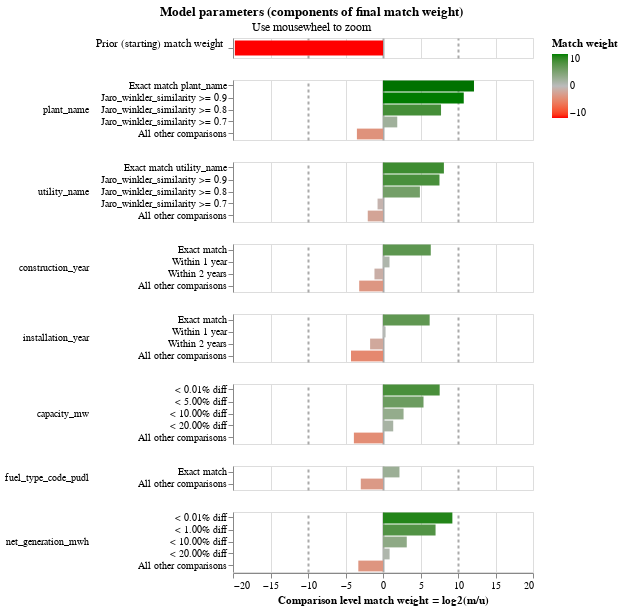

The notebook cell saved with this chart:
### Code cell
linker.match_weights_chart()

### Figure 1 — Vega-Lite specification as saved in the notebook (floating-point values rounded to 4 significant figures)
{"config": {"view": {"continuousWidth": 300, "continuousHeight": 300, "discreteHeight": 60, "discreteWidth": 400}, "header": {"title": null}, "mark": {"tooltip": null}, "title": {"anchor": "middle"}}, "vconcat": [{"mark": {"type": "bar", "clip": true, "height": 15}, "encoding": {"color": {"field": "log2_bayes_factor", "scale": {"domain": [-10, 0, 10], "interpolate": "lab", "range": ["red", "#bbbbbb", "green"]}, "title": "Match weight", "type": "quantitative"}, "tooltip": [{"field": "comparison_name", "title": "Comparison name", "type": "nominal"}, {"field": "probability_two_random_records_match", "format": ".4f", "title": "Probability two random records match", "type": "nominal"}, {"field": "log2_bayes_factor", "format": ",.4f", "title": "Equivalent match weight", "type": "quantitative"}, {"field": "bayes_factor_description", "title": "Match weight description", "type": "nominal"}], "x": {"axis": {"domain": false, "gridColor": {"condition": {"test": "abs(datum.value / 10)  <= 1 & datum.value % 10 === 0", "value": "#aaa"}, "value": "#ddd"}, "gridDash": {"condition": {"test": "abs(datum.value / 10) == 1", "value": [3]}, "value": null}, "gridWidth": {"condition": {"test": "abs(datum.value / 10)  <= 1 & datum.value % 10 === 0", "value": 2}, "value": 1}, "labels": false, "ticks": false, "title": ""}, "field": "log2_bayes_factor", "scale": {"domain": [-20, 20]}, "type": "quantitative"}, "y": {"axis": {"title": "Prior (starting) match weight", "titleAlign": "right", "titleAngle": 0, "titleFontWeight": "normal"}, "field": "label_for_charts", "sort": {"field": "comparison_vector_value", "order": "descending"}, "type": "nominal"}}, "height": 20, "transform": [{"filter": "(datum.comparison_name == 'probability_two_random_records_match')"}]}, {"mark": {"type": "bar", "clip": true}, "encoding": {"color": {"field": "log2_bayes_factor", "scale": {"domain": [-10, 0, 10], "interpolate": "lab", "range": ["red", "#bbbbbb", "green"]}, "title": "Match weight", "type": "quantitative"}, "row": {"field": "comparison_name", "header": {"labelAlign": "left", "labelAnchor": "middle", "labelAngle": 0}, "sort": {"field": "comparison_sort_order"}, "type": "nominal"}, "tooltip": [{"field": "comparison_name", "title": "Comparison name", "type": "nominal"}, {"field": "label_for_charts", "title": "Label", "type": "ordinal"}, {"field": "sql_condition", "title": "SQL condition", "type": "nominal"}, {"field": "m_probability", "format": ".4f", "title": "M probability", "type": "quantitative"}, {"field": "u_probability", "format": ".4f", "title": "U probability", "type": "quantitative"}, {"field": "bayes_factor", "format": ",.4f", "title": "Bayes factor = m/u", "type": "quantitative"}, {"field": "log2_bayes_factor", "format": ",.4f", "title": "Match weight = log2(m/u)", "type": "quantitative"}, {"field": "bayes_factor_description", "title": "Match weight description", "type": "nominal"}], "x": {"axis": {"gridColor": {"condition": {"test": "abs(datum.value / 10)  <= 1 & datum.value % 10 === 0", "value": "#aaa"}, "value": "#ddd"}, "gridDash": {"condition": {"test": "abs(datum.value / 10) == 1", "value": [3]}, "value": null}, "gridWidth": {"condition": {"test": "abs(datum.value / 10)  <= 1 & datum.value % 10 === 0", "value": 2}, "value": 1}, "title": "Comparison level match weight = log2(m/u)"}, "field": "log2_bayes_factor", "scale": {"domain": [-20, 20]}, "type": "quantitative"}, "y": {"axis": {"title": null}, "field": "label_for_charts", "sort": {"field": "comparison_vector_value", "order": "descending"}, "type": "nominal"}}, "height": {"step": 12}, "resolve": {"axis": {"y": "independent"}, "scale": {"y": "independent"}}, "transform": [{"filter": "(datum.comparison_name != 'probability_two_random_records_match')"}]}], "data": {"name": "data-01ffca256eeec9c5e6497d5f2098cd0a"}, "params": [{"name": "mouse_zoom", "select": {"type": "interval", "encodings": ["x"]}, "bind": "scales", "views": []}], "resolve": {"axis": {"y": "independent"}, "scale": {"y": "independent"}}, "title": {"text": "Model parameters (components of final match weight)", "subtitle": "Use mousewheel to zoom"}, "$schema": "https://vega.github.io/schema/vega-lite/v5.9.3.json", "datasets": {"data-01ffca256eeec9c5e6497d5f2098cd0a": [{"comparison_name": "probability_two_random_records_match", "sql_condition": null, "label_for_charts": "", "m_probability": null, "u_probability": null, "m_probability_description": null, "u_probability_description": null, "has_tf_adjustments": false, "tf_adjustment_column": null, "tf_adjustment_weight": null, "is_null_level": false, "bayes_factor": 1.131e-06, "log2_bayes_factor": -19.75, "comparison_vector_value": 0, "max_comparison_vector_value": 0, "bayes_factor_description": "The probability that two random records drawn at random match is 0.000 or one in  884,264.0 records.This is equivalent to a starting match weight of -19.754.", "probability_two_random_records_match": 1.131e-06, "comparison_sort_order": -1}, {"comparison_name": "plant_name", "sql_condition": "\"plant_name_l\" = \"plant_name_r\"", "label_for_charts": "Exact match plant_name", "m_probability": 0.4707, "u_probability": 0.0001049, "m_probability_description": "Amongst matching record comparisons, 47.07% of records are in the exact match plant_name comparison level", "u_probability_description": "Amongst non-matching record comparisons, 0.01% of records are in the exact match plant_name comparison level", "has_tf_adjustments": false, "tf_adjustment_column": null, "tf_adjustment_weight": 1.0, "is_null_level": false, "bayes_factor": 4487.0, "log2_bayes_factor": 12.13, "comparison_vector_value": 4, "max_comparison_vector_value": 4, "bayes_factor_description": "If comparison level is `exact match plant_name` then comparison is 4,486.80 times more likely to be a match", "probability_two_random_records_match": 1.131e-06, "comparison_sort_order": 0}, {"comparison_name": "plant_name", "sql_condition": "jaro_winkler_similarity(\"plant_name_l\", \"plant_name_r\") >= 0.9", "label_for_charts": "Jaro_winkler_similarity >= 0.9", "m_probability": 0.2584, "u_probability": 0.0001483, "m_probability_description": "Amongst matching record comparisons, 25.84% of records are in the jaro_winkler_similarity >= 0.9 comparison level", "u_probability_description": "Amongst non-matching record comparisons, 0.01% of records are in the jaro_winkler_similarity >= 0.9 comparison level", "has_tf_adjustments": false, "tf_adjustment_column": null, "tf_adjustment_weight": 1.0, "is_null_level": false, "bayes_factor": 1743.0, "log2_bayes_factor": 10.77, "comparison_vector_value": 3, "max_comparison_vector_value": 4, "bayes_factor_description": "If comparison level is `jaro_winkler_similarity >= 0.9` then comparison is 1,743.19 times more likely to be a match", "probability_two_random_records_match": 1.131e-06, "comparison_sort_order": 0}, {"comparison_name": "plant_name", "sql_condition": "jaro_winkler_similarity(\"plant_name_l\", \"plant_name_r\") >= 0.8", "label_for_charts": "Jaro_winkler_similarity >= 0.8", "m_probability": 0.1692, "u_probability": 0.0007921, "m_probability_description": "Amongst matching record comparisons, 16.92% of records are in the jaro_winkler_similarity >= 0.8 comparison level", "u_probability_description": "Amongst non-matching record comparisons, 0.08% of records are in the jaro_winkler_similarity >= 0.8 comparison level", "has_tf_adjustments": false, "tf_adjustment_column": null, "tf_adjustment_weight": 1.0, "is_null_level": false, "bayes_factor": 213.6, "log2_bayes_factor": 7.738, "comparison_vector_value": 2, "max_comparison_vector_value": 4, "bayes_factor_description": "If comparison level is `jaro_winkler_similarity >= 0.8` then comparison is 213.56 times more likely to be a match", "probability_two_random_records_match": 1.131e-06, "comparison_sort_order": 0}, {"comparison_name": "plant_name", "sql_condition": "jaro_winkler_similarity(\"plant_name_l\", \"plant_name_r\") >= 0.7", "label_for_charts": "Jaro_winkler_similarity >= 0.7", "m_probability": 0.0124, "u_probability": 0.003319, "m_probability_description": "Amongst matching record comparisons, 1.24% of records are in the jaro_winkler_similarity >= 0.7 comparison level", "u_probability_description": "Amongst non-matching record comparisons, 0.33% of records are in the jaro_winkler_similarity >= 0.7 comparison level", "has_tf_adjustments": false, "tf_adjustment_column": null, "tf_adjustment_weight": 1.0, "is_null_level": false, "bayes_factor": 3.736, "log2_bayes_factor": 1.902, "comparison_vector_value": 1, "max_comparison_vector_value": 4, "bayes_factor_description": "If comparison level is `jaro_winkler_similarity >= 0.7` then comparison is 3.74 times more likely to be a match", "probability_two_random_records_match": 1.131e-06, "comparison_sort_order": 0}, {"comparison_name": "plant_name", "sql_condition": "ELSE", "label_for_charts": "All other comparisons", "m_probability": 0.08927, "u_probability": 0.9956, "m_probability_description": "Amongst matching record comparisons, 8.93% of records are in the all other comparisons comparison level", "u_probability_description": "Amongst non-matching record comparisons, 99.56% of records are in the all other comparisons comparison level", "has_tf_adjustments": false, "tf_adjustment_column": null, "tf_adjustment_weight": 1.0, "is_null_level": false, "bayes_factor": 0.08966, "log2_bayes_factor": -3.479, "comparison_vector_value": 0, "max_comparison_vector_value": 4, "bayes_factor_description": "If comparison level is `all other comparisons` then comparison is  11.15 times less likely to be a match", "probability_two_random_records_match": 1.131e-06, "comparison_sort_order": 0}, {"comparison_name": "utility_name", "sql_condition": "\"utility_name_l\" = \"utility_name_r\"", "label_for_charts": "Exact match utility_name", "m_probability": 0.4583, "u_probability": 0.001648, "m_probability_description": "Amongst matching record comparisons, 45.83% of records are in the exact match utility_name comparison level", "u_probability_description": "Amongst non-matching record comparisons, 0.16% of records are in the exact match utility_name comparison level", "has_tf_adjustments": true, "tf_adjustment_column": "utility_name", "tf_adjustment_weight": 1.0, "is_null_level": false, "bayes_factor": 278.1, "log2_bayes_factor": 8.119, "comparison_vector_value": 4, "max_comparison_vector_value": 4, "bayes_factor_description": "If comparison level is `exact match utility_name` then comparison is 278.08 times more likely to be a match", "probability_two_random_records_match": 1.131e-06, "comparison_sort_order": 1}, {"comparison_name": "utility_name", "sql_condition": "jaro_winkler_similarity(\"utility_name_l\", \"utility_name_r\") >= 0.9", "label_for_charts": "Jaro_winkler_similarity >= 0.9", "m_probability": 0.1235, "u_probability": 0.0006676, "m_probability_description": "Amongst matching record comparisons, 12.35% of records are in the jaro_winkler_similarity >= 0.9 comparison level", "u_probability_description": "Amongst non-matching record comparisons, 0.07% of records are in the jaro_winkler_similarity >= 0.9 comparison level", "has_tf_adjustments": false, "tf_adjustment_column": null, "tf_adjustment_weight": 1.0, "is_null_level": false, "bayes_factor": 184.9, "log2_bayes_factor": 7.531, "comparison_vector_value": 3, "max_comparison_vector_value": 4, "bayes_factor_description": "If comparison level is `jaro_winkler_similarity >= 0.9` then comparison is 184.94 times more likely to be a match", "probability_two_random_records_match": 1.131e-06, "comparison_sort_order": 1}, {"comparison_name": "utility_name", "sql_condition": "jaro_winkler_similarity(\"utility_name_l\", \"utility_name_r\") >= 0.8", "label_for_charts": "Jaro_winkler_similarity >= 0.8", "m_probability": 0.1568, "u_probability": 0.005181, "m_probability_description": "Amongst matching record comparisons, 15.68% of records are in the jaro_winkler_similarity >= 0.8 comparison level", "u_probability_description": "Amongst non-matching record comparisons, 0.52% of records are in the jaro_winkler_similarity >= 0.8 comparison level", "has_tf_adjustments": false, "tf_adjustment_column": null, "tf_adjustment_weight": 1.0, "is_null_level": false, "bayes_factor": 30.26, "log2_bayes_factor": 4.92, "comparison_vector_value": 2, "max_comparison_vector_value": 4, "bayes_factor_description": "If comparison level is `jaro_winkler_similarity >= 0.8` then comparison is 30.26 times more likely to be a match", "probability_two_random_records_match": 1.131e-06, "comparison_sort_order": 1}, {"comparison_name": "utility_name", "sql_condition": "jaro_winkler_similarity(\"utility_name_l\", \"utility_name_r\") >= 0.7", "label_for_charts": "Jaro_winkler_similarity >= 0.7", "m_probability": 0.03156, "u_probability": 0.05218, "m_probability_description": "Amongst matching record comparisons, 3.16% of records are in the jaro_winkler_similarity >= 0.7 comparison level", "u_probability_description": "Amongst non-matching record comparisons, 5.22% of records are in the jaro_winkler_similarity >= 0.7 comparison level", "has_tf_adjustments": false, "tf_adjustment_column": null, "tf_adjustment_weight": 1.0, "is_null_level": false, "bayes_factor": 0.6049, "log2_bayes_factor": -0.7253, "comparison_vector_value": 1, "max_comparison_vector_value": 4, "bayes_factor_description": "If comparison level is `jaro_winkler_similarity >= 0.7` then comparison is  1.65 times less likely to be a match", "probability_two_random_records_match": 1.131e-06, "comparison_sort_order": 1}, {"comparison_name": "utility_name", "sql_condition": "ELSE", "label_for_charts": "All other comparisons", "m_probability": 0.2299, "u_probability": 0.9403, "m_probability_description": "Amongst matching record comparisons, 22.99% of records are in the all other comparisons comparison level", "u_probability_description": "Amongst non-matching record comparisons, 94.03% of records are in the all other comparisons comparison level", "has_tf_adjustments": false, "tf_adjustment_column": null, "tf_adjustment_weight": 1.0, "is_null_level": false, "bayes_factor": 0.2444, "log2_bayes_factor": -2.032, "comparison_vector_value": 0, "max_comparison_vector_value": 4, "bayes_factor_description": "If comparison level is `all other comparisons` then comparison is  4.09 times less likely to be a match", "probability_two_random_records_match": 1.131e-06, "comparison_sort_order": 1}, {"comparison_name": "construction_year", "sql_condition": "\"construction_year_l\" = \"construction_year_r\"", "label_for_charts": "Exact match", "m_probability": 0.8493, "u_probability": 0.01026, "m_probability_description": "Amongst matching record comparisons, 84.93% of records are in the exact match comparison level", "u_probability_description": "Amongst non-matching record comparisons, 1.03% of records are in the exact match comparison level", "has_tf_adjustments": false, "tf_adjustment_column": null, "tf_adjustment_weight": 1.0, "is_null_level": false, "bayes_factor": 82.73, "log2_bayes_factor": 6.37, "comparison_vector_value": 3, "max_comparison_vector_value": 3, "bayes_factor_description": "If comparison level is `exact match` then comparison is 82.73 times more likely to be a match", "probability_two_random_records_match": 1.131e-06, "comparison_sort_order": 2}, {"comparison_name": "construction_year", "sql_condition": "\n            abs(date_diff('year', \"construction_year_l\",\n              \"construction_year_r\")) <= 1\n        ", "label_for_charts": "Within 1 year", "m_probability": 0.03654, "u_probability": 0.02001, "m_probability_description": "Amongst matching record comparisons, 3.65% of records are in the within 1 year comparison level", "u_probability_description": "Amongst non-matching record comparisons, 2.00% of records are in the within 1 year comparison level", "has_tf_adjustments": false, "tf_adjustment_column": null, "tf_adjustment_weight": 1.0, "is_null_level": false, "bayes_factor": 1.826, "log2_bayes_factor": 0.8687, "comparison_vector_value": 2, "max_comparison_vector_value": 3, "bayes_factor_description": "If comparison level is `within 1 year` then comparison is 1.83 times more likely to be a match", "probability_two_random_records_match": 1.131e-06, "comparison_sort_order": 2}, {"comparison_name": "construction_year", "sql_condition": "\n            abs(date_diff('year', \"construction_year_l\",\n              \"construction_year_r\")) <= 2\n        ", "label_for_charts": "Within 2 years", "m_probability": 0.008913, "u_probability": 0.01962, "m_probability_description": "Amongst matching record comparisons, 0.89% of records are in the within 2 years comparison level", "u_probability_description": "Amongst non-matching record comparisons, 1.96% of records are in the within 2 years comparison level", "has_tf_adjustments": false, "tf_adjustment_column": null, "tf_adjustment_weight": 1.0, "is_null_level": false, "bayes_factor": 0.4544, "log2_bayes_factor": -1.138, "comparison_vector_value": 1, "max_comparison_vector_value": 3, "bayes_factor_description": "If comparison level is `within 2 years` then comparison is  2.20 times less likely to be a match", "probability_two_random_records_match": 1.131e-06, "comparison_sort_order": 2}, {"comparison_name": "construction_year", "sql_condition": "ELSE", "label_for_charts": "All other comparisons", "m_probability": 0.1053, "u_probability": 0.9501, "m_probability_description": "Amongst matching record comparisons, 10.53% of records are in the all other comparisons comparison level", "u_probability_description": "Amongst non-matching record comparisons, 95.01% of records are in the all other comparisons comparison level", "has_tf_adjustments": false, "tf_adjustment_column": null, "tf_adjustment_weight": 1.0, "is_null_level": false, "bayes_factor": 0.1108, "log2_bayes_factor": -3.174, "comparison_vector_value": 0, "max_comparison_vector_value": 3, "bayes_factor_description": "If comparison level is `all other comparisons` then comparison is  9.02 times less likely to be a match", "probability_two_random_records_match": 1.131e-06, "comparison_sort_order": 2}, {"comparison_name": "installation_year", "sql_condition": "\"installation_year_l\" = \"installation_year_r\"", "label_for_charts": "Exact match", "m_probability": 0.914, "u_probability": 0.01225, "m_probability_description": "Amongst matching record comparisons, 91.40% of records are in the exact match comparison level", "u_probability_description": "Amongst non-matching record comparisons, 1.22% of records are in the exact match comparison level", "has_tf_adjustments": false, "tf_adjustment_column": null, "tf_adjustment_weight": 1.0, "is_null_level": false, "bayes_factor": 74.61, "log2_bayes_factor": 6.221, "comparison_vector_value": 3, "max_comparison_vector_value": 3, "bayes_factor_description": "If comparison level is `exact match` then comparison is 74.61 times more likely to be a match", "probability_two_random_records_match": 1.131e-06, "comparison_sort_order": 3}, {"comparison_name": "installation_year", "sql_condition": "\n            abs(date_diff('year', \"installation_year_l\",\n              \"installation_year_r\")) <= 1\n        ", "label_for_charts": "Within 1 year", "m_probability": 0.03023, "u_probability": 0.02383, "m_probability_description": "Amongst matching record comparisons, 3.02% of records are in the within 1 year comparison level", "u_probability_description": "Amongst non-matching record comparisons, 2.38% of records are in the within 1 year comparison level", "has_tf_adjustments": false, "tf_adjustment_column": null, "tf_adjustment_weight": 1.0, "is_null_level": false, "bayes_factor": 1.269, "log2_bayes_factor": 0.3433, "comparison_vector_value": 2, "max_comparison_vector_value": 3, "bayes_factor_description": "If comparison level is `within 1 year` then comparison is 1.27 times more likely to be a match", "probability_two_random_records_match": 1.131e-06, "comparison_sort_order": 3}, {"comparison_name": "installation_year", "sql_condition": "\n            abs(date_diff('year', \"installation_year_l\",\n              \"installation_year_r\")) <= 2\n        ", "label_for_charts": "Within 2 years", "m_probability": 0.006847, "u_probability": 0.02255, "m_probability_description": "Amongst matching record comparisons, 0.68% of records are in the within 2 years comparison level", "u_probability_description": "Amongst non-matching record comparisons, 2.25% of records are in the within 2 years comparison level", "has_tf_adjustments": false, "tf_adjustment_column": null, "tf_adjustment_weight": 1.0, "is_null_level": false, "bayes_factor": 0.3036, "log2_bayes_factor": -1.72, "comparison_vector_value": 1, "max_comparison_vector_value": 3, "bayes_factor_description": "If comparison level is `within 2 years` then comparison is  3.29 times less likely to be a match", "probability_two_random_records_match": 1.131e-06, "comparison_sort_order": 3}, {"comparison_name": "installation_year", "sql_condition": "ELSE", "label_for_charts": "All other comparisons", "m_probability": 0.04896, "u_probability": 0.9414, "m_probability_description": "Amongst matching record comparisons, 4.90% of records are in the all other comparisons comparison level", "u_probability_description": "Amongst non-matching record comparisons, 94.14% of records are in the all other comparisons comparison level", "has_tf_adjustments": false, "tf_adjustment_column": null, "tf_adjustment_weight": 1.0, "is_null_level": false, "bayes_factor": 0.05201, "log2_bayes_factor": -4.265, "comparison_vector_value": 0, "max_comparison_vector_value": 3, "bayes_factor_description": "If comparison level is `all other comparisons` then comparison is  19.23 times less likely to be a match", "probability_two_random_records_match": 1.131e-06, "comparison_sort_order": 3}, {"comparison_name": "capacity_mw", "sql_condition": "(abs(\"capacity_mw_l\" - \"capacity_mw_r\")/\n            (case\n                when \"capacity_mw_r\" > \"capacity_mw_l\"\n                then \"capacity_mw_r\"\n                else \"capacity_mw_l\"\n            end))\n            < 0.0001", "label_for_charts": "< 0.01% diff", "m_probability": 0.4349, "u_probability": 0.002309, "m_probability_description": "Amongst matching record comparisons, 43.49% of records are in the < 0.01% diff comparison level", "u_probability_description": "Amongst non-matching record comparisons, 0.23% of records are in the < 0.01% diff comparison level", "has_tf_adjustments": false, "tf_adjustment_column": null, "tf_adjustment_weight": 1.0, "is_null_level": false, "bayes_factor": 188.3, "log2_bayes_factor": 7.557, "comparison_vector_value": 4, "max_comparison_vector_value": 4, "bayes_factor_description": "If comparison level is `< 0.01% diff` then comparison is 188.32 times more likely to be a match", "probability_two_random_records_match": 1.131e-06, "comparison_sort_order": 4}, {"comparison_name": "capacity_mw", "sql_condition": "(abs(\"capacity_mw_l\" - \"capacity_mw_r\")/\n            (case\n                when \"capacity_mw_r\" > \"capacity_mw_l\"\n                then \"capacity_mw_r\"\n                else \"capacity_mw_l\"\n            end))\n            < 0.05", "label_for_charts": "< 5.00% diff", "m_probability": 0.3644, "u_probability": 0.008619, "m_probability_description": "Amongst matching record comparisons, 36.44% of records are in the < 5.00% diff comparison level", "u_probability_description": "Amongst non-matching record comparisons, 0.86% of records are in the < 5.00% diff comparison level", "has_tf_adjustments": false, "tf_adjustment_column": null, "tf_adjustment_weight": 1.0, "is_null_level": false, "bayes_factor": 42.28, "log2_bayes_factor": 5.402, "comparison_vector_value": 3, "max_comparison_vector_value": 4, "bayes_factor_description": "If comparison level is `< 5.00% diff` then comparison is 42.28 times more likely to be a match", "probability_two_random_records_match": 1.131e-06, "comparison_sort_order": 4}, {"comparison_name": "capacity_mw", "sql_condition": "(abs(\"capacity_mw_l\" - \"capacity_mw_r\")/\n            (case\n                when \"capacity_mw_r\" > \"capacity_mw_l\"\n                then \"capacity_mw_r\"\n                else \"capacity_mw_l\"\n            end))\n            < 0.1", "label_for_charts": "< 10.00% diff", "m_probability": 0.07256, "u_probability": 0.01085, "m_probability_description": "Amongst matching record comparisons, 7.26% of records are in the < 10.00% diff comparison level", "u_probability_description": "Amongst non-matching record comparisons, 1.09% of records are in the < 10.00% diff comparison level", "has_tf_adjustments": false, "tf_adjustment_column": null, "tf_adjustment_weight": 1.0, "is_null_level": false, "bayes_factor": 6.687, "log2_bayes_factor": 2.741, "comparison_vector_value": 2, "max_comparison_vector_value": 4, "bayes_factor_description": "If comparison level is `< 10.00% diff` then comparison is 6.69 times more likely to be a match", "probability_two_random_records_match": 1.131e-06, "comparison_sort_order": 4}, {"comparison_name": "capacity_mw", "sql_condition": "(abs(\"capacity_mw_l\" - \"capacity_mw_r\")/\n            (case\n                when \"capacity_mw_r\" > \"capacity_mw_l\"\n                then \"capacity_mw_r\"\n                else \"capacity_mw_l\"\n            end))\n            < 0.2", "label_for_charts": "< 20.00% diff", "m_probability": 0.0634, "u_probability": 0.02465, "m_probability_description": "Amongst matching record comparisons, 6.34% of records are in the < 20.00% diff comparison level", "u_probability_description": "Amongst non-matching record comparisons, 2.46% of records are in the < 20.00% diff comparison level", "has_tf_adjustments": false, "tf_adjustment_column": null, "tf_adjustment_weight": 1.0, "is_null_level": false, "bayes_factor": 2.572, "log2_bayes_factor": 1.363, "comparison_vector_value": 1, "max_comparison_vector_value": 4, "bayes_factor_description": "If comparison level is `< 20.00% diff` then comparison is 2.57 times more likely to be a match", "probability_two_random_records_match": 1.131e-06, "comparison_sort_order": 4}, {"comparison_name": "capacity_mw", "sql_condition": "ELSE", "label_for_charts": "All other comparisons", "m_probability": 0.06469, "u_probability": 0.9536, "m_probability_description": "Amongst matching record comparisons, 6.47% of records are in the all other comparisons comparison level", "u_probability_description": "Amongst non-matching record comparisons, 95.36% of records are in the all other comparisons comparison level", "has_tf_adjustments": false, "tf_adjustment_column": null, "tf_adjustment_weight": 1.0, "is_null_level": false, "bayes_factor": 0.06784, "log2_bayes_factor": -3.882, "comparison_vector_value": 0, "max_comparison_vector_value": 4, "bayes_factor_description": "If comparison level is `all other comparisons` then comparison is  14.74 times less likely to be a match", "probability_two_random_records_match": 1.131e-06, "comparison_sort_order": 4}, {"comparison_name": "fuel_type_code_pudl", "sql_condition": "\"fuel_type_code_pudl_l\" = \"fuel_type_code_pudl_r\"", "label_for_charts": "Exact match", "m_probability": 0.8968, "u_probability": 0.1957, "m_probability_description": "Amongst matching record comparisons, 89.68% of records are in the exact match comparison level", "u_probability_description": "Amongst non-matching record comparisons, 19.57% of records are in the exact match comparison level", "has_tf_adjustments": true, "tf_adjustment_column": "fuel_type_code_pudl", "tf_adjustment_weight": 1.0, "is_null_level": false, "bayes_factor": 4.582, "log2_bayes_factor": 2.196, "comparison_vector_value": 1, "max_comparison_vector_value": 1, "bayes_factor_description": "If comparison level is `exact match` then comparison is 4.58 times more likely to be a match", "probability_two_random_records_match": 1.131e-06, "comparison_sort_order": 5}, {"comparison_name": "fuel_type_code_pudl", "sql_condition": "ELSE", "label_for_charts": "All other comparisons", "m_probability": 0.1032, "u_probability": 0.8043, "m_probability_description": "Amongst matching record comparisons, 10.32% of records are in the all other comparisons comparison level", "u_probability_description": "Amongst non-matching record comparisons, 80.43% of records are in the all other comparisons comparison level", "has_tf_adjustments": false, "tf_adjustment_column": null, "tf_adjustment_weight": 1.0, "is_null_level": false, "bayes_factor": 0.1284, "log2_bayes_factor": -2.962, "comparison_vector_value": 0, "max_comparison_vector_value": 1, "bayes_factor_description": "If comparison level is `all other comparisons` then comparison is  7.79 times less likely to be a match", "probability_two_random_records_match": 1.131e-06, "comparison_sort_order": 5}, {"comparison_name": "net_generation_mwh", "sql_condition": "(abs(\"net_generation_mwh_l\" - \"net_generation_mwh_r\")/\n            (case\n                when \"net_generation_mwh_r\" > \"net_generation_mwh_l\"\n                then \"net_generation_mwh_r\"\n                else \"net_generation_mwh_l\"\n            end))\n            < 0.0001", "label_for_charts": "< 0.01% diff", "m_probability": 0.6119, "u_probability": 0.001006, "m_probability_description": "Amongst matching record comparisons, 61.19% of records are in the < 0.01% diff comparison level", "u_probability_description": "Amongst non-matching record comparisons, 0.10% of records are in the < 0.01% diff comparison level", "has_tf_adjustments": false, "tf_adjustment_column": null, "tf_adjustment_weight": 1.0, "is_null_level": false, "bayes_factor": 608.4, "log2_bayes_factor": 9.249, "comparison_vector_value": 4, "max_comparison_vector_value": 4, "bayes_factor_description": "If comparison level is `< 0.01% diff` then comparison is 608.45 times more likely to be a match", "probability_two_random_records_match": 1.131e-06, "comparison_sort_order": 6}, {"comparison_name": "net_generation_mwh", "sql_condition": "(abs(\"net_generation_mwh_l\" - \"net_generation_mwh_r\")/\n            (case\n                when \"net_generation_mwh_r\" > \"net_generation_mwh_l\"\n                then \"net_generation_mwh_r\"\n                else \"net_generation_mwh_l\"\n            end))\n            < 0.01", "label_for_charts": "< 1.00% diff", "m_probability": 0.157, "u_probability": 0.00122, "m_probability_description": "Amongst matching record comparisons, 15.70% of records are in the < 1.00% diff comparison level", "u_probability_description": "Amongst non-matching record comparisons, 0.12% of records are in the < 1.00% diff comparison level", "has_tf_adjustments": false, "tf_adjustment_column": null, "tf_adjustment_weight": 1.0, "is_null_level": false, "bayes_factor": 128.7, "log2_bayes_factor": 7.008, "comparison_vector_value": 3, "max_comparison_vector_value": 4, "bayes_factor_description": "If comparison level is `< 1.00% diff` then comparison is 128.67 times more likely to be a match", "probability_two_random_records_match": 1.131e-06, "comparison_sort_order": 6}, {"comparison_name": "net_generation_mwh", "sql_condition": "(abs(\"net_generation_mwh_l\" - \"net_generation_mwh_r\")/\n            (case\n                when \"net_generation_mwh_r\" > \"net_generation_mwh_l\"\n                then \"net_generation_mwh_r\"\n                else \"net_generation_mwh_l\"\n            end))\n            < 0.1", "label_for_charts": "< 10.00% diff", "m_probability": 0.1052, "u_probability": 0.01169, "m_probability_description": "Amongst matching record comparisons, 10.52% of records are in the < 10.00% diff comparison level", "u_probability_description": "Amongst non-matching record comparisons, 1.17% of records are in the < 10.00% diff comparison level", "has_tf_adjustments": false, "tf_adjustment_column": null, "tf_adjustment_weight": 1.0, "is_null_level": false, "bayes_factor": 8.998, "log2_bayes_factor": 3.17, "comparison_vector_value": 2, "max_comparison_vector_value": 4, "bayes_factor_description": "If comparison level is `< 10.00% diff` then comparison is 9.00 times more likely to be a match", "probability_two_random_records_match": 1.131e-06, "comparison_sort_order": 6}, {"comparison_name": "net_generation_mwh", "sql_condition": "(abs(\"net_generation_mwh_l\" - \"net_generation_mwh_r\")/\n            (case\n                when \"net_generation_mwh_r\" > \"net_generation_mwh_l\"\n                then \"net_generation_mwh_r\"\n                else \"net_generation_mwh_l\"\n            end))\n            < 0.2", "label_for_charts": "< 20.00% diff", "m_probability": 0.02653, "u_probability": 0.01441, "m_probability_description": "Amongst matching record comparisons, 2.65% of records are in the < 20.00% diff comparison level", "u_probability_description": "Amongst non-matching record comparisons, 1.44% of records are in the < 20.00% diff comparison level", "has_tf_adjustments": false, "tf_adjustment_column": null, "tf_adjustment_weight": 1.0, "is_null_level": false, "bayes_factor": 1.842, "log2_bayes_factor": 0.881, "comparison_vector_value": 1, "max_comparison_vector_value": 4, "bayes_factor_description": "If comparison level is `< 20.00% diff` then comparison is 1.84 times more likely to be a match", "probability_two_random_records_match": 1.131e-06, "comparison_sort_order": 6}, {"comparison_name": "net_generation_mwh", "sql_condition": "ELSE", "label_for_charts": "All other comparisons", "m_probability": 0.09929, "u_probability": 0.9717, "m_probability_description": "Amongst matching record comparisons, 9.93% of records are in the all other comparisons comparison level", "u_probability_description": "Amongst non-matching record comparisons, 97.17% of records are in the all other comparisons comparison level", "has_tf_adjustments": false, "tf_adjustment_column": null, "tf_adjustment_weight": 1.0, "is_null_level": false, "bayes_factor": 0.1022, "log2_bayes_factor": -3.291, "comparison_vector_value": 0, "max_comparison_vector_value": 4, "bayes_factor_description": "If comparison level is `all other comparisons` then comparison is  9.79 times less likely to be a match", "probability_two_random_records_match": 1.131e-06, "comparison_sort_order": 6}]}}
